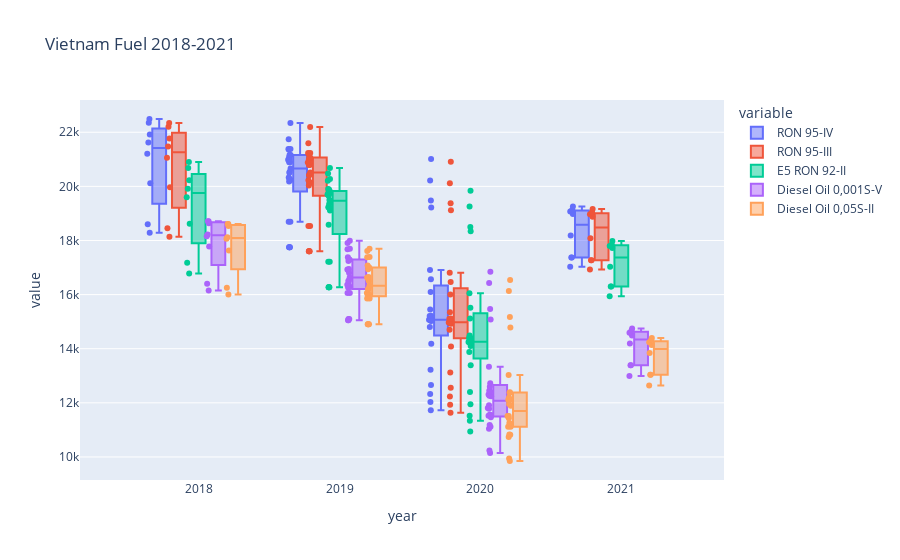

Here is the notebook cell this chart was saved with:
### Code cell
fig = go.Figure()

px.box(fuel_df_reg1_Boxplot, x='year', y='value', 
               color = 'variable' , points='all', title = 'Vietnam Fuel 2018-2021')
